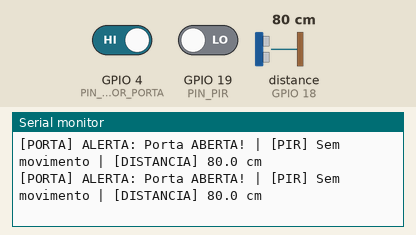
Simulated run of this sketch. Board: ESP32. Parts: the last lines printed to the serial monitor. Wiring (from diagram.json): ultrasonic range finder: trigger GPIO 5; echo GPIO 18. Inputs (shaded band) come from the test bench; at power-on: GPIO 4 (PIN_SENSOR_PORTA) HIGH, GPIO 19 (PIN_PIR) LOW, distance to the obstacle (sensor on GPIO 18) 80 cm. The echo pulse lasts 58.3 µs per cm; WiFi joins after 1.5 s; servers stay silent unless stated; random numbers use the default seed unless the sketch sets one; no MQTT or app messages arrive unless stated.

Above: at 2.4 s.
2.5 s: GPIO 4 (PIN_SENSOR_PORTA) driven LOW
At 2.63 s:
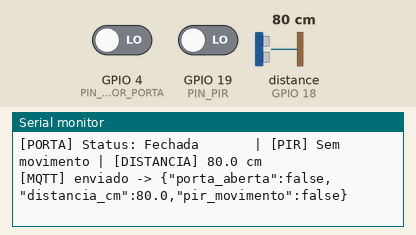
4.0 s: GPIO 19 (PIN_PIR) driven HIGH
At 4.14 s:
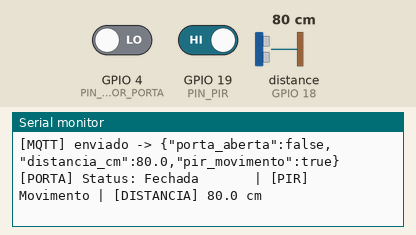
5.5 s: GPIO 4 (PIN_SENSOR_PORTA) driven HIGH
At 5.63 s:
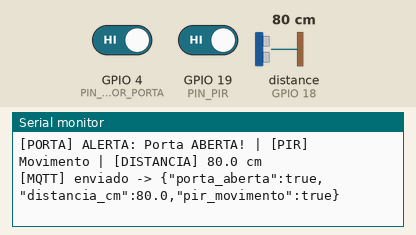
7.0 s: distance to the obstacle (sensor on GPIO 18) set to 2 cm
At 7.02 s:
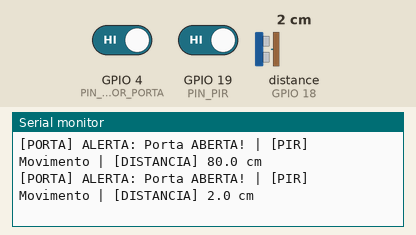
8.5 s: distance to the obstacle (sensor on GPIO 18) set to 4 cm
At 8.75 s:
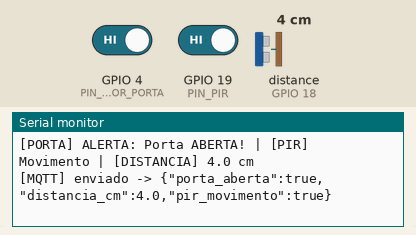
10.0 s: GPIO 19 (PIN_PIR) driven LOW
At 10.08 s:
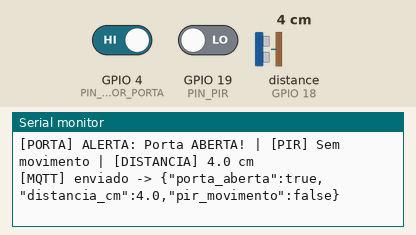
Timing chart, 0 to 12.5 s (numbered marks = the images above; inputs shaded):
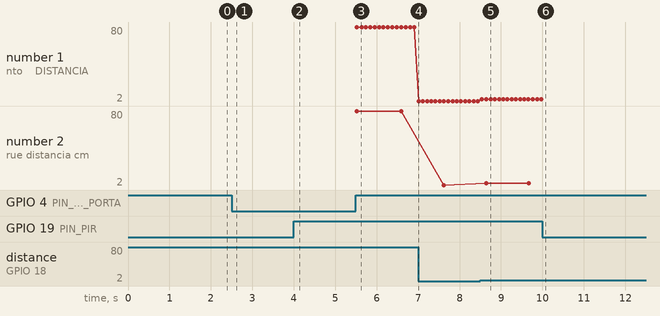

The sketch:

sketch.ino
```cpp
#include <WiFi.h>
#include <PubSubClient.h>

// ---------- Rede e MQTT ----------
// No Wokwi a rede é sempre "Wokwi-GUEST" (sem senha, canal 6).
// No ESP32 real, troque pelo nome e senha do seu WiFi.
const char* WIFI_SSID = "Wokwi-GUEST";
const char* WIFI_PASS = "";

const char* MQTT_HOST  = "broker.hivemq.com";
const uint16_t MQTT_PORT = 1883;
// Precisa ser IGUAL ao TOPIC_SENSORS do server.js
const char* MQTT_TOPIC = "elo5-system/sensores/dados";

// ---------- Pinos ----------
const int PIN_TRIG         = 5;
const int PIN_ECHO         = 18;
const int PIN_SENSOR_PORTA = 4;
const int PIN_PIR          = 19;

WiFiClient wifiClient;
PubSubClient mqtt(wifiClient);

unsigned long ultimoEnvio = 0;
bool ultimoPorta = false;
bool ultimoPir   = false;

void conectarWiFi() {
  if (WiFi.status() == WL_CONNECTED) return;
  Serial.print("[WiFi] Conectando");
  WiFi.begin(WIFI_SSID, WIFI_PASS, 6);
  while (WiFi.status() != WL_CONNECTED) {
    delay(300);
    Serial.print(".");
  }
  Serial.println(" OK");
}

void conectarMqtt() {
  while (!mqtt.connected()) {
    Serial.print("[MQTT] Conectando...");
    String id = "elo5-esp32-" + String((uint32_t)esp_random(), HEX);
    if (mqtt.connect(id.c_str())) {
      Serial.println(" OK");
    } else {
      Serial.printf(" falhou (rc=%d), tentando de novo em 2s\n", mqtt.state());
      delay(2000);
    }
  }
}

// Retorna a distância em cm, ou -1 se estiver fora de alcance
float lerDistanciaCm() {
  digitalWrite(PIN_TRIG, LOW);
  delayMicroseconds(2);
  digitalWrite(PIN_TRIG, HIGH);
  delayMicroseconds(10);
  digitalWrite(PIN_TRIG, LOW);

  uint32_t duracao = pulseIn(PIN_ECHO, HIGH, 30000);
  if (duracao == 0) return -1;

  float cm = (duracao * 0.0343f) / 2.0f;
  return (cm > 400.0f) ? -1 : cm;
}

void setup() {
  Serial.begin(115200);

  pinMode(PIN_TRIG, OUTPUT);
  pinMode(PIN_ECHO, INPUT);
  pinMode(PIN_SENSOR_PORTA, INPUT_PULLUP);
  pinMode(PIN_PIR, INPUT);

  mqtt.setServer(MQTT_HOST, MQTT_PORT);
}

void loop() {
  conectarWiFi();
  conectarMqtt();
  mqtt.loop();

  // --- Leituras ---
  bool portaAberta = (digitalRead(PIN_SENSOR_PORTA) == HIGH);
  bool pirMovimento = (digitalRead(PIN_PIR) == HIGH);
  float distanciaCm = lerDistanciaCm();

  // --- Monitor Serial ---
  Serial.print("[PORTA] ");
  Serial.print(portaAberta ? "ALERTA: Porta ABERTA! | " : "Status: Fechada       | ");
  Serial.print("[PIR] ");
  Serial.print(pirMovimento ? "Movimento | " : "Sem movimento | ");
  Serial.print("[DISTANCIA] ");
  if (distanciaCm < 0) Serial.println("Fora de alcance");
  else Serial.printf("%.1f cm\n", distanciaCm);

  // --- Envio: a cada 1s, ou na hora se a porta/PIR mudar de estado ---
  bool mudou = (portaAberta != ultimoPorta) || (pirMovimento != ultimoPir);
  if (mudou || millis() - ultimoEnvio >= 1000) {
    char payload[128];
    if (distanciaCm < 0) {
      snprintf(payload, sizeof(payload),
               "{\"porta_aberta\":%s,\"distancia_cm\":null,\"pir_movimento\":%s}",
               portaAberta ? "true" : "false",
               pirMovimento ? "true" : "false");
    } else {
      snprintf(payload, sizeof(payload),
               "{\"porta_aberta\":%s,\"distancia_cm\":%.1f,\"pir_movimento\":%s}",
               portaAberta ? "true" : "false",
               distanciaCm,
               pirMovimento ? "true" : "false");
    }

    bool ok = mqtt.publish(MQTT_TOPIC, payload);
    Serial.printf("[MQTT] %s -> %s\n", ok ? "enviado" : "FALHOU", payload);

    ultimoEnvio = millis();
    ultimoPorta = portaAberta;
    ultimoPir   = pirMovimento;
  }

  delay(100);
}
```

Measured:
- after the input at 2.5 s, the serial monitor: prints a new line at once (image 1)
- after the input at 4.0 s, the serial monitor: prints a new line at once (image 2)
- after the input at 5.5 s, the serial monitor: prints a new line at once (image 3)
- after the input at 7.0 s, the serial monitor: prints a new line at once (image 4)
- after the input at 8.5 s, the serial monitor: prints a new line at once (image 5)
- after the input at 10.0 s, the serial monitor: prints a new line after 0.08 s (image 6)
- plotted number 1: 80 → 2 after the input at 7.0 s, 2 → 4 after the input at 8.5 s
- plotted number 2: 80 → 2 after the input at 7.0 s, 2 → 4 after the input at 8.5 s
